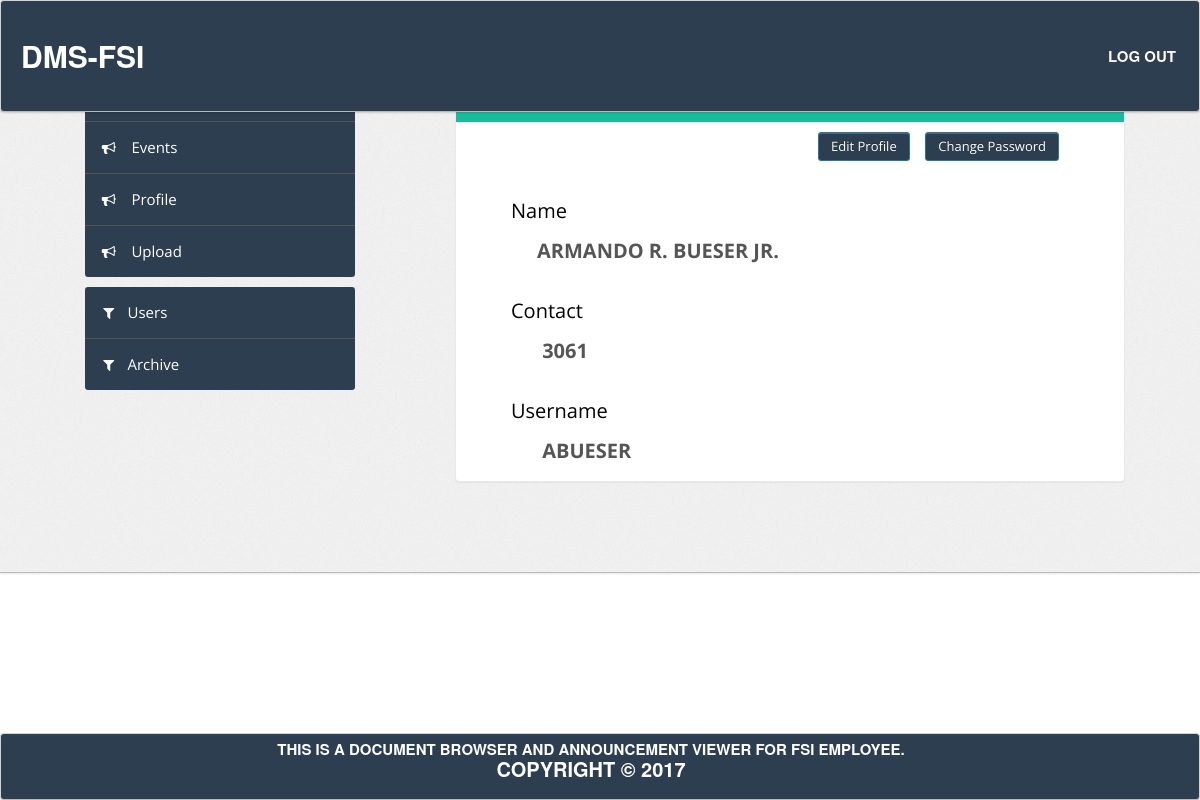
The page /user_management/admin/user_profile.php (signed in) on the database its author committed.
### tables this page shows
CREATE TABLE IF NOT EXISTS `user` (
  `sec_id` varchar(10) NOT NULL,
  `user_id` varchar(20) NOT NULL,
  `user_passwd` varchar(10) NOT NULL,
  `lname` varchar(50) NOT NULL,
  `fname` varchar(50) NOT NULL,
  `mname` varchar(50) NOT NULL,
  `email` varchar(60) NOT NULL,
  `contact` int(11) NOT NULL,
  `SECTION_ID` int(2) NOT NULL,
  `ODG_ID` int(2) NOT NULL DEFAULT '0',
  `CIRSS_ID` int(2) NOT NULL DEFAULT '0',
  `CPRSD_ID` int(2) NOT NULL DEFAULT '0',
  `AFSD_ID` int(2) NOT NULL DEFAULT '0'
);

### user_management/admin/user_profileinfo.php (the view, shortened to what this page needs)
<?php
	include('inc/db2.php');
	$sql2 = "SELECT * FROM user WHERE user_id='".$_SESSION['user_id']."'";
	$res2 = mysqli_query($con2,$sql2);
?>
<?php
while($row2 = mysqli_fetch_array($res2))
			{
				$fname			=$row2['fname'];
				$mname			=$row2['mname'];
				$lname			=$row2['lname'];
				$contact		=$row2['contact'];
				$username		=$row2['user_id'];
	echo "<p style='padding:10px; text-align:right;'><a class='btn btn-primary'  href='user_changeprofile.php'>Edit Profile</a> &nbsp;&nbsp;";
	echo "<a class='btn btn-primary' href='user_changepass.php'>Change Password</a></p>";
	echo"	</br><p style='color:#000;'>Name</p><h3><strong>&nbsp;&nbsp;&nbsp;&nbsp;&nbsp;" .$fname." " .$mname." " .$lname."</strong></h3>";
	echo"	</br><p style='color:#000;'>Contact</p><h3><strong>&nbsp;&nbsp;&nbsp;&nbsp;&nbsp; " .$contact."</strong></h3>	";
	echo"	</br><p style='color:#000;'>Username</p><h3><strong>&nbsp;&nbsp;&nbsp;&nbsp;&nbsp;  " .$username."</strong></h3>	";
			}
?>

### assets/css/freelancer.css (style rules this page uses)
body { overflow-x: hidden; }
p { font-size: 20px; }
a, a:hover, a:focus, a:active, a.active { outline: 0; color: #18bc9c; }
h1, h2, h3, h4, h5, h6 { text-transform: uppercase; font-family: Montserrat,"Helvetica Neue",Helvetica,Arial,sans-serif; font-weight: 700; }

### assets/css/theme.css (style rules this page uses)
body { font-size: 15px; font-family: 'Open Sans', Arial, sans-serif; background: #fff; color: #777 }
h1, h3, h4, h5, h6 { color: #fff; margin-top: 0 }
h3 { font-size: 20px }
strong, b { color: #555 }
.btn, .btn-box { -webkit-border-radius: 3px; -moz-border-radius: 3px; border-radius: 3px }
.btn { font-size: 13px; font-weight: 600 }
.btn { display: inline-block; margin-bottom: 0; font-weight: 400; text-align: center; vertical-align: middle; cursor: pointer; background: #2C3E50; font-size: 13px; line-height: 1.42857; -webkit-user-select: none; -moz-user-select: none; -ms-user-select: none; user-select: none; }
.btn-primary { color: #fff; background-color:#2C3E50; border-color: #20799a }

### rows shown on the page
user: fname "ARMANDO", mname "R.", lname "BUESER JR.", contact "3061", user_id "ABUESER"

### other values the page prints
$descfoot "THIS IS A DOCUMENT BROWSER AND ANNOUNCEMENT VIEWER FOR FSI EMPLOYEE."
$cp "COPYRIGHT"
